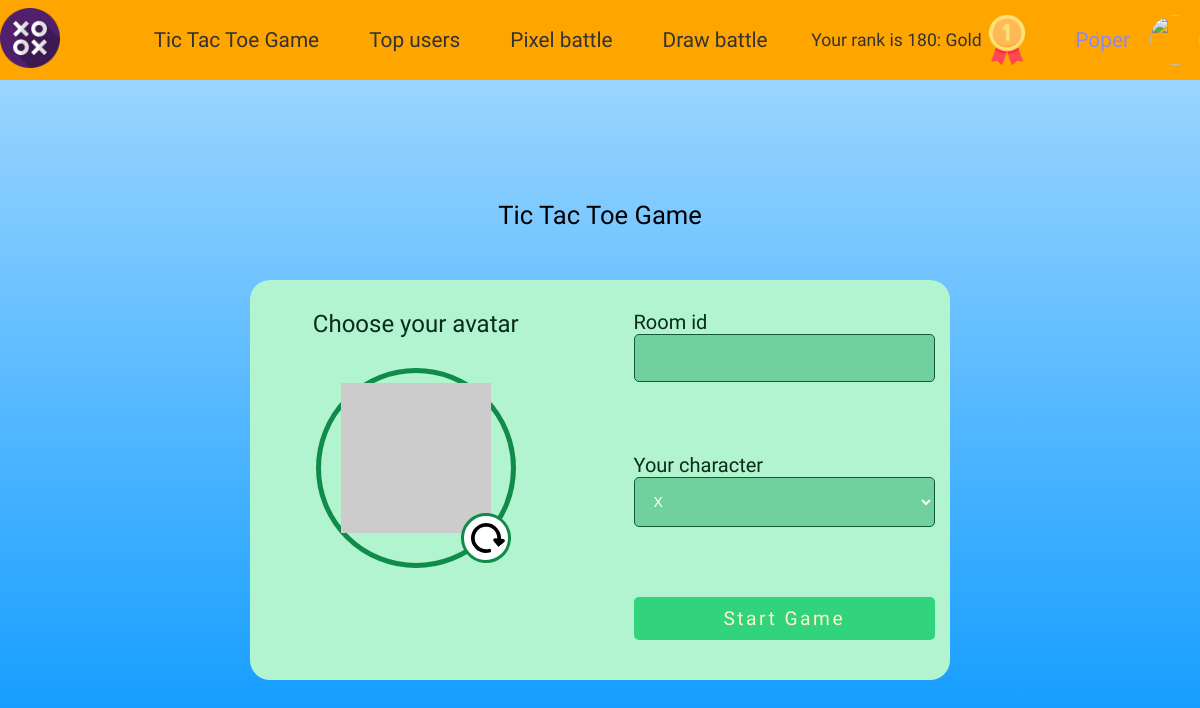
Screenshot of /tic-tac/ (signed in) with the database file from the repository.
### main/models.py (models this page shows, shortened)
class User(AbstractUser):
    rating = models.IntegerField(blank=True, default=0)
    rank = models.ForeignKey('Rank', on_delete=models.SET_DEFAULT, default=4)
    email = models.EmailField(null=True, blank=True)
    image = models.ImageField(upload_to='avatars/', null=True, blank=True, default='avatars/default-user.png')
    @property
    def imageURL(self):
        try:
            url = self.image.url
        except:
            url = ''
        return url

class Rank(models.Model):
    CHOICES = (
        ('Platinum', 'P'),
        ('Gold', 'G'),
        ('Silver', 'S'),
        ('Bronze', 'B'),
        ('Amateur', 'A')
    )
    title = models.CharField(choices=CHOICES, max_length=10)
    image = models.ImageField(upload_to="ranks/",null=True, blank=True)
    def __str__(self):
        return self.title

### main/views.py (the view, shortened to what this page needs)
# urls.py: path('tic-tac/', tic_tac_menu, name='tic-tac_menu'),
def tic_tac_menu(request):
    return render(request, 'main/tic-tac_menu.html', {})

### main/templates/main/tic-tac_menu.html (shortened to what this page needs)
{% extends 'main/base.html' %}
{%load static%}
{% block content %}
<div class="tic-tac">
  <h1 class="main__title">Tic Tac Toe Game</h1>
      <form method="POST" class="main-form">
          <div class="main-form__avatar">
              <div class="avatar__container">
                  <span class="avatar__title">Choose your avatar</span>
                  <div class="avatar__image">
                      <img src="https://avatars.dicebear.com/api/miniavs/start.svg" id="avatar" alt="">
                      <a type='click' class="avatar__btn" id="avatar-btn"></a>
                  </div>
              </div>
          </div>
          <div class="main-form__form">
            <div class='form-control'>
                <label for="room">Room id</label>
                <input id="room" type="text" name="room_code" required />
            </div>
            <div class='form-control'>
                <label for="character_choice">Your character</label>
                <select id='character_choice' for="character_choice" name = "character_choice">
                <option value="X">X</option>
                </select>
            </div>
            <input type="submit" class="main-form__btn" value="Start Game" />
          </div>
    </form>
</div>
{% endblock content %}

### main/templates/main/base.html (shortened to what this page needs)
{%load static%}
<!DOCTYPE html>
<html lang="en">
<head>
    <link rel="stylesheet" href="{%static 'css/main.css'%}">
</head>
<body>
    <header class="header">
        <div class="header__content">
            <a class="logo" href="{%url 'home'%}">
                <img class="logo__img" src="{%static 'img/566294.png'%}" alt="">
            </a>
            <nav class="nav">
                <a href="{%url 'tic-tac_menu'%}" class="nav-item">Tic Tac Toe Game</a>
                <a href="{%url 'top-list'%}" class="nav-item">Top users</a>
                <a href="{%url 'pixel-battle'%}" class="nav-item">Pixel battle</a>
                <a href="{%url 'draw-battle'%}" class="nav-item">Draw battle</a>
            </nav>
            {%if request.user.is_authenticated%}
                <div class='rank'>
                    <span>Your rank is {{request.user.rating}}: {{request.user.rank}}</span>
                    <img class="rank__img" src="{{request.user.rank.image.url}}" alt="">
                </div>
                <div class="dropdown-menu">
                    <span>{{request.user.username}}</span>
                    <img class="profile" src="{{request.user.imageURL}}" alt="">
                </div>
            {%else%}
                <a class="sign-in" href="{%url 'login'%}">Login</a>
            {%endif%}
        </div>
    </header>
    {%block content%}
    {%endblock%}
</body>
</html>

### static/css/main.css (style rules this page uses)
*, *::after,*::before { padding: 0; margin: 0; box-sizing: border-box; outline: none; }
body { font-size: 16px; font-family: 'Fredoka One', cursive; }
a { text-decoration: none; }
.header { width: 100%; background-color: orange; height: 80px; margin-bottom: 100px; position: fixed; z-index: 5; margin-bottom: 100px; }
.header__content { display: flex; justify-content: space-between; align-items: center; width: 100%; max-width: 1200px; height: 100%; margin: 0 auto; }
.logo__img { width: 60px; height: 60px; }
.nav { display: flex; align-items: center; justify-content: space-between; }
.nav-item { margin-left: 50px; font-size: 1.3rem; color: #333; font-weight: 500; }
.rank { display: flex; align-items: center; font-size: 1.1rem; color: #333; }
.rank__img { width: 50px; height: 50px; }
.dropdown-menu { position: relative; display: flex; align-items: center; gap: 20px; }
.dropdown-menu span { font-size: 1.3rem; color: rgb(137, 137, 247); font-weight: 500; }
.profile { width: 50px; height: 50px; border-radius: 50%; cursor: pointer; }
.tic-tac, .tic-tac_game { position: fixed; background: linear-gradient(#ABDCFF, #0396FF); height: 100%; width: 100%; padding-top: 200px; overflow: scroll; }
.main-form { width: 700px; height: 400px; background-color: #b2f3d0; border-radius: 20px; display: flex; justify-content: space-between; padding: 30px 15px; margin: 0 auto; }
.main-form input, .main-form select { border-radius: 5px; }
.main-form__avatar { width: 45%; }
.avatar__container { display: flex; flex-direction: column; margin: 0 auto; }
.avatar__title { text-align: center; font-size: 1.5rem; color: #0a2c1a; margin-bottom: 30px; }
.avatar__image { width: 200px; height: 200px; margin: 0 auto; border-radius: 50%; border: 5px solid #118b4a; position: relative; }
.avatar__image img { width: 150px; height: 150px; margin: 10px 20px 20px 20px; }
.avatar__btn { width: 50px; height: 50px; position: absolute; border-radius: 50%; bottom: 0; right: 0; border: 3px solid #118b4a; background: url('/static/img/repeat.svg'); background-position: center; background-repeat: no-repeat; background-size: cover; background-size: 30px; transform: rotate(50deg); background-color: #fff; cursor: pointer; }
.main-form__form { display: flex; flex-direction: column; justify-content: space-between; width: 45%; }
.main-form__btn { color: #fff4c3; white-space: nowrap; background-color: #31d47d; padding: 10px 20px; border: 0; border-radius: 5px; font-size: 1.2rem; font-weight: 500; font-family: 'Fredoka One', cursive; letter-spacing: 2.5px; }
.main__title { text-align: center; font-size: 1.6rem; font-weight: 500; margin-bottom: 50px; }
label { font-size: 20px; color: #0a2c1a; }
input, select { margin-bottom: 10px; width: 100%; padding: 15px; border: 1px solid #125a33; font-size: 14px; background-color: #71d19e; color: white; }

### rows the page displays
User: user.rating "180", user.rank "Gold", user.rank.image (picture), user.username "Poper"
